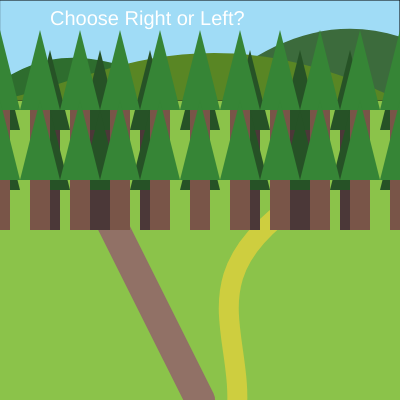
Frame 1 (no input)
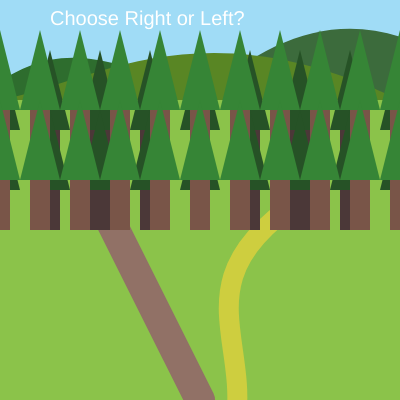
Frame 60 (no input)
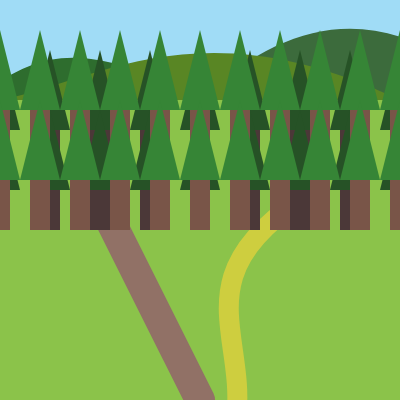
Frame 120 (the mouse pressed at the canvas centre since frame 60)

The p5.js sketch that drew these frames (run headless with seeded random() and noise() and a simulated clock; from frame 60 on, the mouse is pressed at the canvas centre):

// p5.js sketch
// ── sketch.js
let showLeft = false;
let showRight = false;
let hasChosen = false;
let showTitle = true;
let leftStep = 0;
let rightStep = 0;
let randomShake;

//showleft&&step2 monster
let monsterEyeOpen = false;
let monsterEyeTimer = 0;
let openEyeTimeLimit = 500;//(after eyes opne 0.5s)
let openEyeStartTime = 0;
let gameOver = false;
let success = false;
let eyeOpenTime = 3000;

function setup() {
  createCanvas(400, 400);
  
  //showleft&&step2 monster
  monsterEyeTimer = millis();
  monsterEyeOpen = false;
  gameOver = false;
  success = false;
}

function draw() {
  background("#8BC34A");

  //blue sky
  fill("#A0DCF6");
  rect(0, 0, 400, 100);

  //left road
  strokeWeight(30);
  stroke("#917166");
  line(200, 400, 100, 200);

  //right road
  noFill();
  strokeWeight(20);
  stroke("rgb(206,206,63)");
  bezier(200, 500, 300, 370, 150, 300, 300, 200);

  //background mountain
  strokeWeight(0);

  //right mountain
  fill("rgb(46,109,46)");
  bezier(-50, 100, 10, 100, 30, 5, 200, 100);

  //left mountain
  fill("rgb(60,107,60)");
  bezier(200, 100, 300, 5, 400, 5, 500, 100);
  //middle mountain
  fill("#598624");
  bezier(0, 100, 100, 80, 200, 5, 400, 100);

  //trees
  for (let x = 0; x <= width; x += 50) {
    for (let y = 50; y <= 150; y += 60) {
      fill("rgb(38,82,38)");
      triangle(x, y, x + 20, y + 80, x - 20, y + 80);
      fill("rgb(75,56,56)");
      rect(x - 10, y + 80, 20, 40);
    }
  }
  for (let x = 0; x <= width; x += 40) {
    for (let y = 30; y <= 150; y += 70) {
      fill("rgb(54,133,54)");
      triangle(x, y, x + 20, y + 80, x - 20, y + 80);

      fill("#795548");
      rect(x - 10, y + 80, 20, 50);
    }
  }

  //show text
  fill(255);
  textSize(20);

  //show title
  if (!hasChosen && showTitle) {
    text("Choose Right or Left?", 50, 25);
  }

  //show left or right text
  
  
  
  
  if (showLeft) {
    if (leftStep == 0) {
      text("You choose left road, you get...", 50, 25);
    } else if (leftStep == 1) {
      text(
        "It's too dangerous.\nAre you sure you want \nto keep going?",
        10,
        200
      );

      randomShake = random(-0.1, 0.1);
      push();
      translate(150, 320);
      rotate(randomShake);
      fill("brown");
      rect(-5, 0, 10, 50);
      fill("silver");
      triangle(-5, -100, 10, 0, -5, 0);
      pop();
    } else if (leftStep == 2) {
      text("The monster is coming... Be ready!", 50, 25);

      fill("brown");
      ellipse(200, 300, 150, 100); //monster face
      fill("black");

      if (!monsterEyeOpen) {
        //eyes close
        rect(160, 290, 30, 5);
        rect(210, 290, 30, 5);
      } else {
        // open eyes
        ellipse(180, 290, 30, 30);
        ellipse(220, 290, 30, 30);
      }

      if (!gameOver) {
        if (!monsterEyeOpen && millis() - monsterEyeTimer > eyeOpenTime) {
          monsterEyeOpen = true;
          openEyeStartTime = millis();
        }

        if (monsterEyeOpen && millis() - openEyeStartTime > openEyeTimeLimit) {
          // If there is no click for more than 0.5 seconds, the game ends and the player fails.
          gameOver = true;
          success = false;
        }
      }

      // Display game results
      if (gameOver) {
        if (success) {
          text("Success! You escaped the monster!", 50, 350);
        } else {
          text("Game Over! The monster got you!", 50, 350);
        }
      }
    }
  }




if (showRight) {
  if (rightStep == 0) {
    text("You choose right road, you get...", 50, 25);
  } else if (rightStep == 1) {
    text("come here～\ncome here～", 250, 200);
    fill("rgb(255,203,72)");
    circle(270, 280, 70);
    fill(255);
    let randomWidth = random(10, 40);
    let randomHeight = random(10, 50);
    ellipse(270, 300, randomWidth, randomHeight);
    arc(250, 280, 20, 10, PI, TWO_PI);
    arc(290, 280, 20, 10, PI, TWO_PI);
  } else if (rightStep == 2) {
    //what happen if keep going?
  }
}
}
//event function
function mousePressed() {
  hasChosen = true;
  showTitle = false;
if (mouseX < 200) {
    showLeft = true;
    showRight = false;

    if (leftStep < 2) {
      leftStep++;
    }
  } else if (mouseX > 200) {
    showLeft = false;
    showRight = true;

    if (rightStep < 2) {
      rightStep++;
    }
  }

  // click monster within 0.5s after it open eyes && success
  if (showLeft && leftStep == 2 && monsterEyeOpen && !gameOver) {
    if (millis() - openEyeStartTime <= openEyeTimeLimit) {
      gameOver = true;
      success = true;
    }
  }

  //what happen on the left when i press the mouse in this area?(you can change the value)
  if (
    showLeft &&
    leftStep == 2 &&
    mouseX > 0 &&
    mouseX < 200 &&
    mouseY > 0 &&
    mouseY < 400
  ) {
  }

  //what happen on the right when i press the mouse in this area?(you can change the value)
  if (
    showRight &&
    rightStep == 2 &&
    mouseX > 200 &&
    mouseX < 400 &&
    mouseY > 0 &&
    mouseY < 400
  ) {
  }
}

function mouseReleased() {
  //what happen on the left when i release the mouse?
  if (showLeft && leftStep == 2) {
  }

  //what happen on the right when i release the mouse ?
  if (showRight && rightStep == 2) {
  }
}
